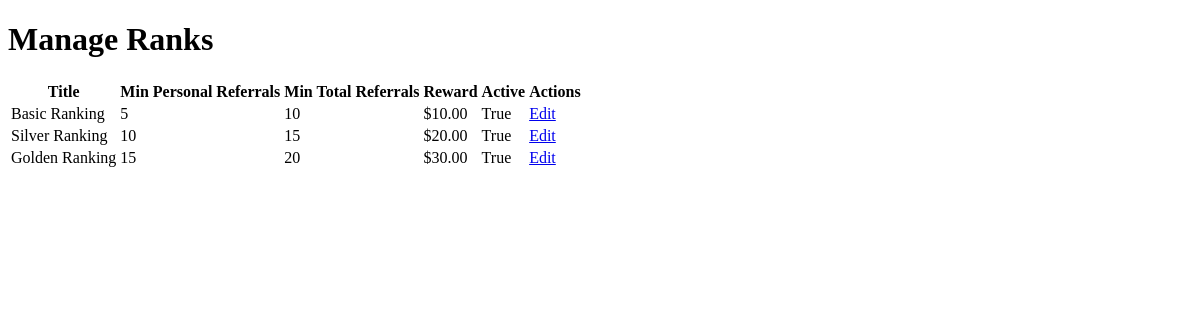
Page /ranking/ranks/ (signed in) on the earlier database version.
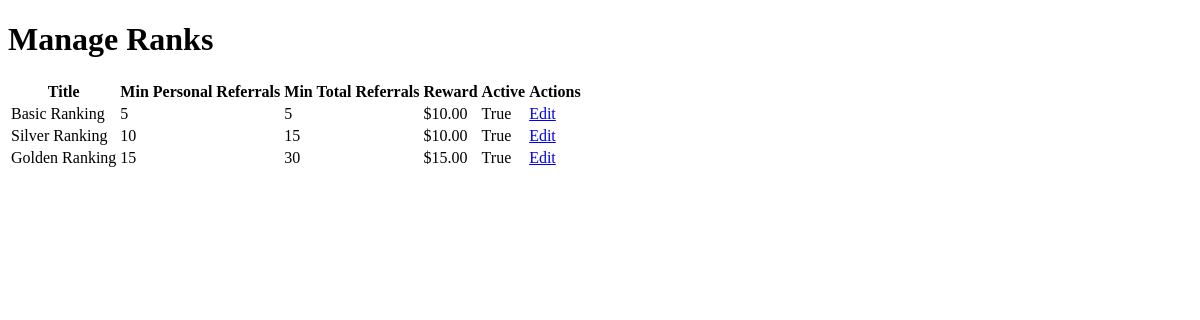
Same page on the later database version.
### ranking/models.py (models this page shows, shortened)
class Rank(models.Model):
    title = models.CharField(max_length=100, unique=True)
    description = models.TextField(null=True, blank=True)
    logo = models.ImageField(upload_to='rank_logos/', null=True, blank=True)
    node_color = models.CharField(max_length=7, default="#000000")  # Hex color code
    min_personal_referrals = models.PositiveIntegerField(default=0)
    min_total_referrals = models.PositiveIntegerField(default=0)
    reward = models.DecimalField(max_digits=10, decimal_places=2, default=0.0)
    personal_referral_commission = models.DecimalField(max_digits=5, decimal_places=2, default=5.0)  # %
    initial_level_commission = models.DecimalField(max_digits=5, decimal_places=2, default=5.0)  # %
    renewal_level_commission = models.DecimalField(max_digits=5, decimal_places=2, default=5.0)  # %
    admin_note = models.TextField(null=True, blank=True)
    is_active = models.BooleanField(default=True)  # Rank visibility

### ranking/views.py (the view)
# urls.py: path('ranks/', views.rank_list, name='rank_list'),
@login_required
def rank_list(request):
    if not request.user.is_staff:
        return HttpResponseForbidden("Only admins can manage ranks.")
    ranks = Rank.objects.all()
    return render(request, 'ranking/rank_list.html', {'ranks': ranks})

### templates/ranking/rank_list.html (shortened to what this page needs)
<!DOCTYPE html>
<html lang="en">
<head>
</head>
<body>
    <h1>Manage Ranks</h1>
    <table>
        <thead>
            <tr>
                <th>Title</th>
                <th>Min Personal Referrals</th>
                <th>Min Total Referrals</th>
                <th>Reward</th>
                <th>Active</th>
                <th>Actions</th>
            </tr>
        </thead>
        <tbody>
            {% for rank in ranks %}
                <tr>
                    <td>{{ rank.title }}</td>
                    <td>{{ rank.min_personal_referrals }}</td>
                    <td>{{ rank.min_total_referrals }}</td>
                    <td>${{ rank.reward }}</td>
                    <td>{{ rank.is_active }}</td>
                    <td><a href="{% url 'edit_rank' rank.id %}">Edit</a></td>
                </tr>
            {% endfor %}
        </tbody>
    </table>
</body>
</html>

Differences in the rows shown:
changed Rank "Basic Ranking": min_total_referrals "10" → "5"
changed Rank "Silver Ranking": reward "20.00" → "10.00"
changed Rank "Golden Ranking": min_total_referrals "20" → "30"; reward "30.00" → "15.00"
